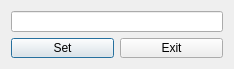
<?xml version="1.0" encoding="UTF-8"?>
<ui version="4.0">
 <class>setLogicAddr</class>
 <widget class="QDialog" name="setLogicAddr">
  <property name="geometry">
   <rect>
    <x>0</x>
    <y>0</y>
    <width>234</width>
    <height>69</height>
   </rect>
  </property>
  <property name="minimumSize">
   <size>
    <width>234</width>
    <height>69</height>
   </size>
  </property>
  <property name="maximumSize">
   <size>
    <width>234</width>
    <height>69</height>
   </size>
  </property>
  <property name="windowTitle">
   <string>Dialog</string>
  </property>
  <layout class="QGridLayout" name="gridLayout">
   <item row="0" column="0" colspan="2">
    <widget class="QLineEdit" name="lineEditLogicAddr"/>
   </item>
   <item row="1" column="0">
    <widget class="QPushButton" name="btnSet">
     <property name="text">
      <string>Set</string>
     </property>
    </widget>
   </item>
   <item row="1" column="1">
    <widget class="QPushButton" name="btnExit">
     <property name="text">
      <string>Exit</string>
     </property>
    </widget>
   </item>
  </layout>
 </widget>
 <resources/>
 <connections/>
</ui>
